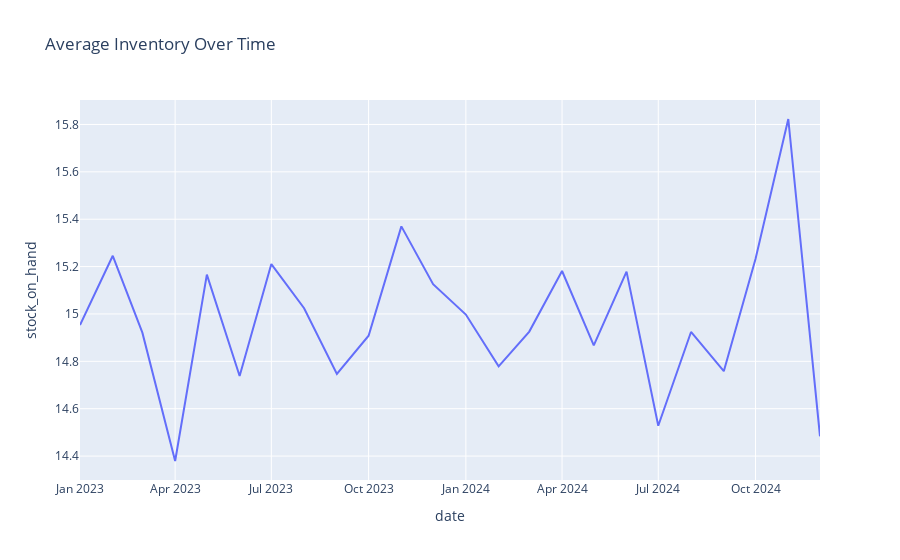

Notebook code cell kept with this figure:
### Code cell
inventory_trend = df.groupby(df['date'].dt.to_period('M'))['stock_on_hand'].mean().reset_index()
inventory_trend['date'] = inventory_trend['date'].dt.to_timestamp()
px.line(inventory_trend, x='date', y='stock_on_hand', title='Average Inventory Over Time').show()

### Figure 1 — Plotly figure (JSON) as saved in the notebook; plotly's stock layout.template omitted (floating-point values rounded to 4 significant figures)
{"data": [{"hovertemplate": "date=%{x}<br>stock_on_hand=%{y}<extra></extra>", "legendgroup": "", "line": {"color": "#636efa", "dash": "solid"}, "marker": {"symbol": "circle"}, "mode": "lines", "name": "", "orientation": "v", "showlegend": false, "type": "scatter", "x": ["2023-01-01T00:00:00", "2023-02-01T00:00:00", "2023-03-01T00:00:00", "2023-04-01T00:00:00", "2023-05-01T00:00:00", "2023-06-01T00:00:00", "2023-07-01T00:00:00", "2023-08-01T00:00:00", "2023-09-01T00:00:00", "2023-10-01T00:00:00", "2023-11-01T00:00:00", "2023-12-01T00:00:00", "2024-01-01T00:00:00", "2024-02-01T00:00:00", "2024-03-01T00:00:00", "2024-04-01T00:00:00", "2024-05-01T00:00:00", "2024-06-01T00:00:00", "2024-07-01T00:00:00", "2024-08-01T00:00:00", "2024-09-01T00:00:00", "2024-10-01T00:00:00", "2024-11-01T00:00:00", "2024-12-01T00:00:00"], "xaxis": "x", "y": [14.95, 15.25, 14.92, 14.38, 15.17, 14.74, 15.21, 15.02, 14.75, 14.91, 15.37, 15.13, 15.0, 14.78, 14.93, 15.18, 14.87, 15.18, 14.53, 14.92, 14.76, 15.23, 15.82, 14.48], "yaxis": "y"}], "layout": {"legend": {"tracegroupgap": 0}, "title": {"text": "Average Inventory Over Time"}, "xaxis": {"anchor": "y", "domain": [0, 1], "title": {"text": "date"}}, "yaxis": {"anchor": "x", "domain": [0, 1], "title": {"text": "stock_on_hand"}}}}
